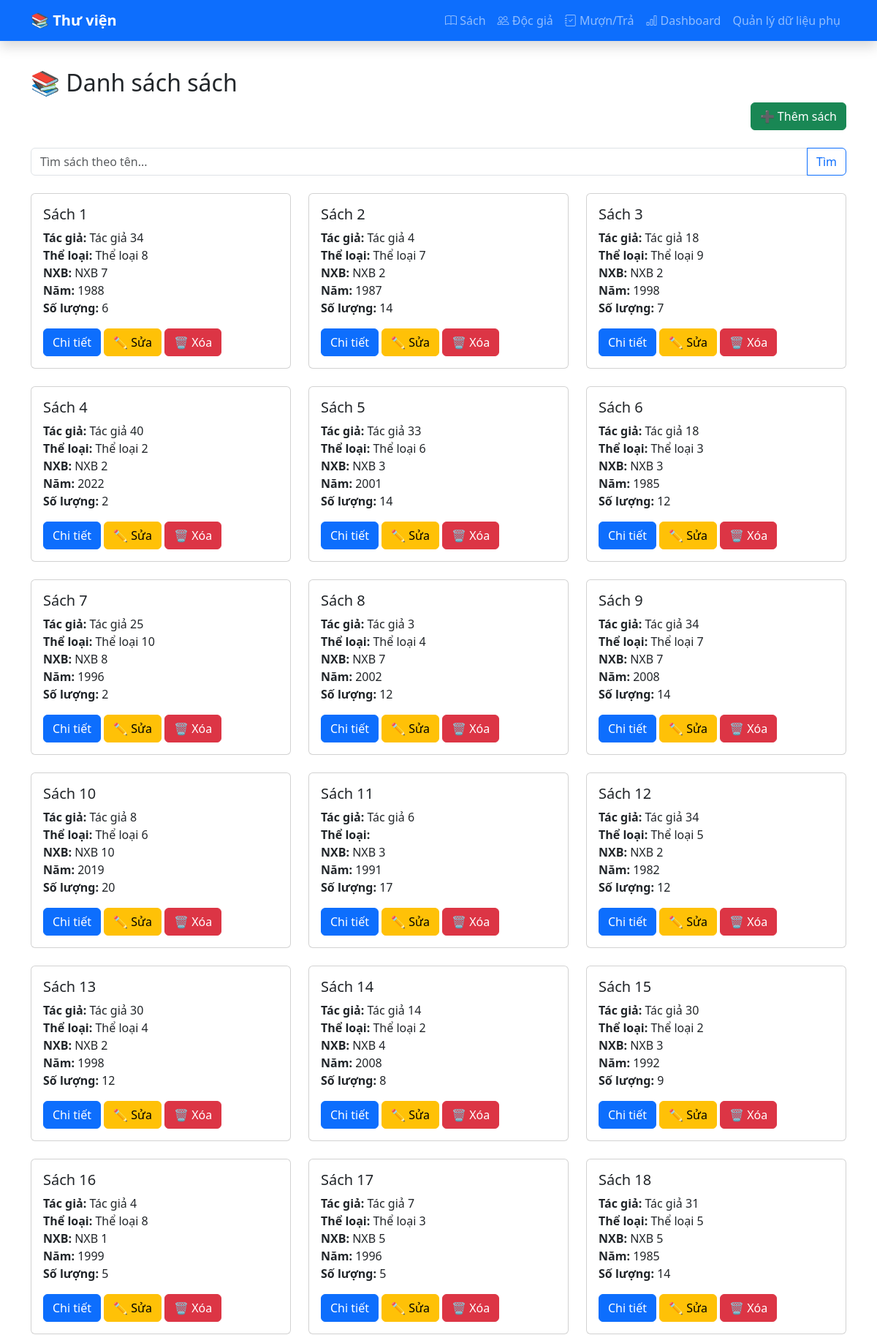
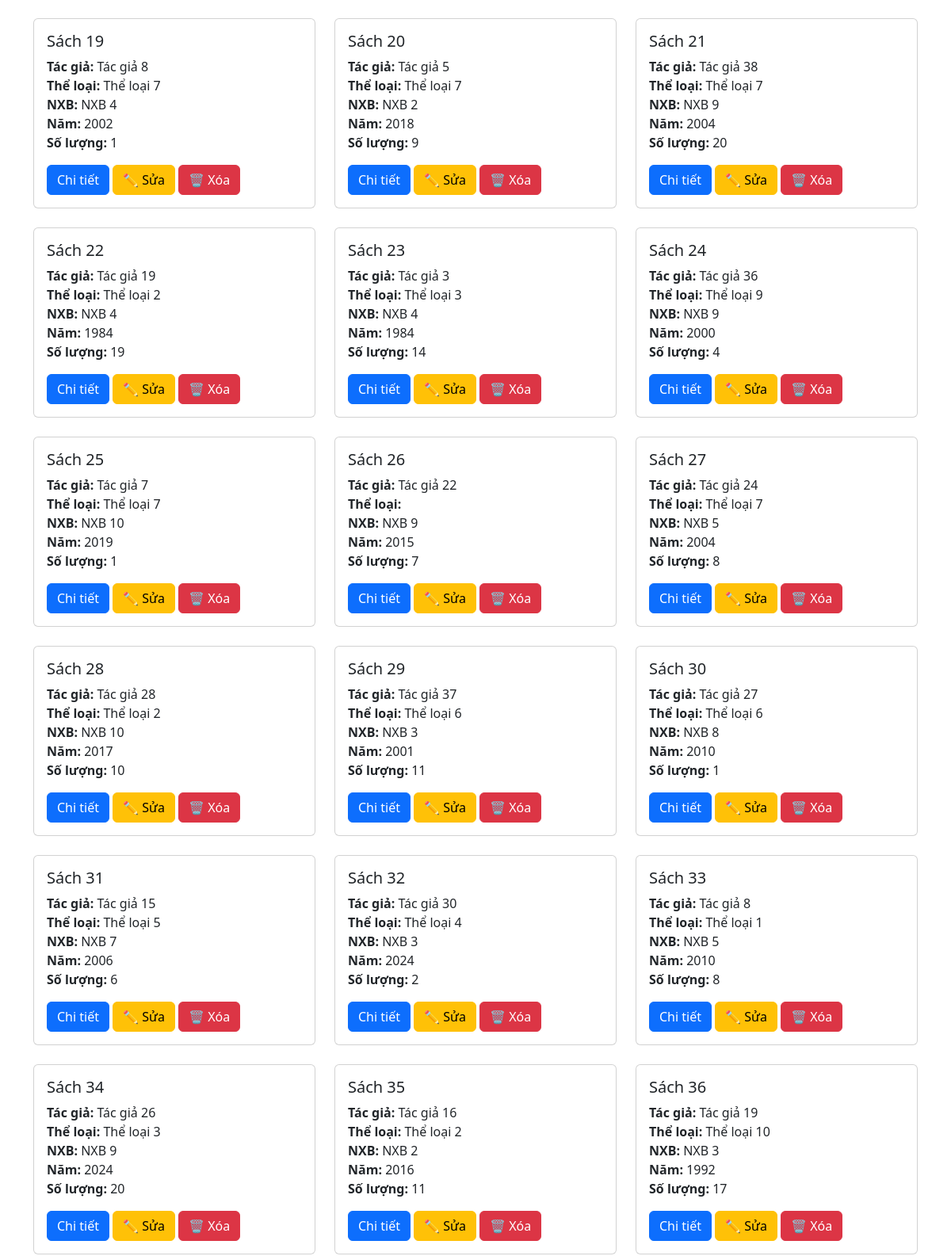
The page /books/ (upper part) on the database its author committed (2 pictures, top to bottom).
### catalog/models.py (models this page shows, shortened)
class Book(models.Model):
    title = models.CharField(max_length=200)
    author = models.ForeignKey(Author, on_delete=models.CASCADE)
    category = models.ForeignKey(Category, on_delete=models.SET_NULL, null=True)
    publisher = models.ForeignKey(Publisher, on_delete=models.SET_NULL, null=True)
    publish_year = models.IntegerField()
    quantity = models.IntegerField(default=1)

class Author(models.Model):
    name = models.CharField(max_length=100)
    birth_year = models.IntegerField(null=True, blank=True)

class Category(models.Model):
    name = models.CharField(max_length=100)

class Publisher(models.Model):
    name = models.CharField(max_length=100)
    address = models.TextField(blank=True)

### catalog/views.py (the view)
# urls.py: path("books/", views.book_list, name="book_list"),
def book_list(request):
    query = request.GET.get("q")
    books = Book.objects.select_related("author", "category", "publisher")
    if query:
        books = books.filter(title__icontains=query)
    else:
        books = books.all()
    return render(request, "catalog/book_list.html", {"books": books})

### templates/catalog/book_list.html (shortened to what this page needs)
{% extends "base.html" %}
{% block content %}
<h2>📚 Danh sách sách</h2>
<div class="mb-4 text-end">
  <a href="{% url 'book_create' %}" class="btn btn-success">➕ Thêm sách</a>
</div>
<form method="get" class="mb-4">
  <div class="input-group">
    <input type="text" name="q" class="form-control" placeholder="Tìm sách theo tên..." value="{{ request.GET.q }}">
    <button class="btn btn-outline-primary" type="submit">Tìm</button>
  </div>
</form>
<div class="row">
  {% for book in books %}
  <div class="col-md-4 mb-4">
    <div class="card h-100">
      <div class="card-body">
        <h5 class="card-title">{{ book.title }}</h5>
        <p class="card-text">
          <strong>Tác giả:</strong> {{ book.author.name }}<br>
          <strong>Thể loại:</strong> {{ book.category.name }}<br>
          <strong>NXB:</strong> {{ book.publisher.name }}<br>
          <strong>Năm:</strong> {{ book.publish_year }}<br>
          <strong>Số lượng:</strong> {{ book.quantity }}
        </p>
        <a href="{% url 'book_detail' book.id %}" class="btn btn-primary">Chi tiết</a>
        <a href="{% url 'book_update' book.pk %}" class="btn btn-warning">✏️ Sửa</a>
        <a href="{% url 'book_delete' book.pk %}" class="btn btn-danger">🗑️ Xóa</a>
      </div>
    </div>
  </div>
  {% empty %}
  <p>Không tìm thấy sách nào.</p>
  {% endfor %}
</div>
{% endblock %}

### templates/base.html (style rules this page uses)
body { padding-top: 70px; }

### rows shown on the page
Book: title "Sách 1", author.name "Tác giả 34", category.name "Thể loại 8", publisher.name "NXB 7", publish_year "1988", quantity "6"
Book: title "Sách 2", author.name "Tác giả 4", category.name "Thể loại 7", publisher.name "NXB 2", publish_year "1987", quantity "14"
Book: title "Sách 3", author.name "Tác giả 18", category.name "Thể loại 9", publisher.name "NXB 2", publish_year "1998", quantity "7"
Book: title "Sách 4", author.name "Tác giả 40", category.name "Thể loại 2", publisher.name "NXB 2", publish_year "2022", quantity "2"
Book: title "Sách 5", author.name "Tác giả 33", category.name "Thể loại 6", publisher.name "NXB 3", publish_year "2001", quantity "14"
Book: title "Sách 6", author.name "Tác giả 18", category.name "Thể loại 3", publisher.name "NXB 3", publish_year "1985", quantity "12"
Book: title "Sách 7", author.name "Tác giả 25", category.name "Thể loại 10", publisher.name "NXB 8", publish_year "1996", quantity "2"
Book: title "Sách 8", author.name "Tác giả 3", category.name "Thể loại 4", publisher.name "NXB 7", publish_year "2002", quantity "12"
Book: title "Sách 9", author.name "Tác giả 34", category.name "Thể loại 7", publisher.name "NXB 7", publish_year "2008", quantity "14"
Book: title "Sách 10", author.name "Tác giả 8", category.name "Thể loại 6", publisher.name "NXB 10", publish_year "2019", quantity "20"
Book: title "Sách 11", author.name "Tác giả 6", publisher.name "NXB 3", publish_year "1991", quantity "17"
Book: title "Sách 12", author.name "Tác giả 34", category.name "Thể loại 5", publisher.name "NXB 2", publish_year "1982", quantity "12"
Book: title "Sách 13", author.name "Tác giả 30", category.name "Thể loại 4", publisher.name "NXB 2", publish_year "1998", quantity "12"
Book: title "Sách 14", author.name "Tác giả 14", category.name "Thể loại 2", publisher.name "NXB 4", publish_year "2008", quantity "8"
Book: title "Sách 15", author.name "Tác giả 30", category.name "Thể loại 2", publisher.name "NXB 3", publish_year "1992", quantity "9"
Book: title "Sách 16", author.name "Tác giả 4", category.name "Thể loại 8", publisher.name "NXB 1", publish_year "1999", quantity "5"
Book: title "Sách 17", author.name "Tác giả 7", category.name "Thể loại 3", publisher.name "NXB 5", publish_year "1996", quantity "5"
Book: title "Sách 18", author.name "Tác giả 31", category.name "Thể loại 5", publisher.name "NXB 5", publish_year "1985", quantity "14"
Book: title "Sách 19", author.name "Tác giả 8", category.name "Thể loại 7", publisher.name "NXB 4", publish_year "2002", quantity "1"
Book: title "Sách 20", author.name "Tác giả 5", category.name "Thể loại 7", publisher.name "NXB 2", publish_year "2018", quantity "9"
Book: title "Sách 21", author.name "Tác giả 38", category.name "Thể loại 7", publisher.name "NXB 9", publish_year "2004", quantity "20"
Book: title "Sách 22", author.name "Tác giả 19", category.name "Thể loại 2", publisher.name "NXB 4", publish_year "1984", quantity "19"
Book: title "Sách 23", author.name "Tác giả 3", category.name "Thể loại 3", publisher.name "NXB 4", publish_year "1984", quantity "14"
Book: title "Sách 24", author.name "Tác giả 36", category.name "Thể loại 9", publisher.name "NXB 9", publish_year "2000", quantity "4"
Book: title "Sách 25", author.name "Tác giả 7", category.name "Thể loại 7", publisher.name "NXB 10", publish_year "2019", quantity "1"
Book: title "Sách 26", author.name "Tác giả 22", publisher.name "NXB 9", publish_year "2015", quantity "7"
Book: title "Sách 27", author.name "Tác giả 24", category.name "Thể loại 7", publisher.name "NXB 5", publish_year "2004", quantity "8"
Book: title "Sách 28", author.name "Tác giả 28", category.name "Thể loại 2", publisher.name "NXB 10", publish_year "2017", quantity "10"
Book: title "Sách 29", author.name "Tác giả 37", category.name "Thể loại 6", publisher.name "NXB 3", publish_year "2001", quantity "11"
Book: title "Sách 30", author.name "Tác giả 27", category.name "Thể loại 6", publisher.name "NXB 8", publish_year "2010", quantity "1"
Book: title "Sách 31", author.name "Tác giả 15", category.name "Thể loại 5", publisher.name "NXB 7", publish_year "2006", quantity "6"
Book: title "Sách 32", author.name "Tác giả 30", category.name "Thể loại 4", publisher.name "NXB 3", publish_year "2024", quantity "2"
Book: title "Sách 33", author.name "Tác giả 8", category.name "Thể loại 1", publisher.name "NXB 5", publish_year "2010", quantity "8"
Book: title "Sách 34", author.name "Tác giả 26", category.name "Thể loại 3", publisher.name "NXB 9", publish_year "2024", quantity "20"
Book: title "Sách 35", author.name "Tác giả 16", category.name "Thể loại 2", publisher.name "NXB 2", publish_year "2016", quantity "11"
Book: title "Sách 36", author.name "Tác giả 19", category.name "Thể loại 10", publisher.name "NXB 3", publish_year "1992", quantity "17"
